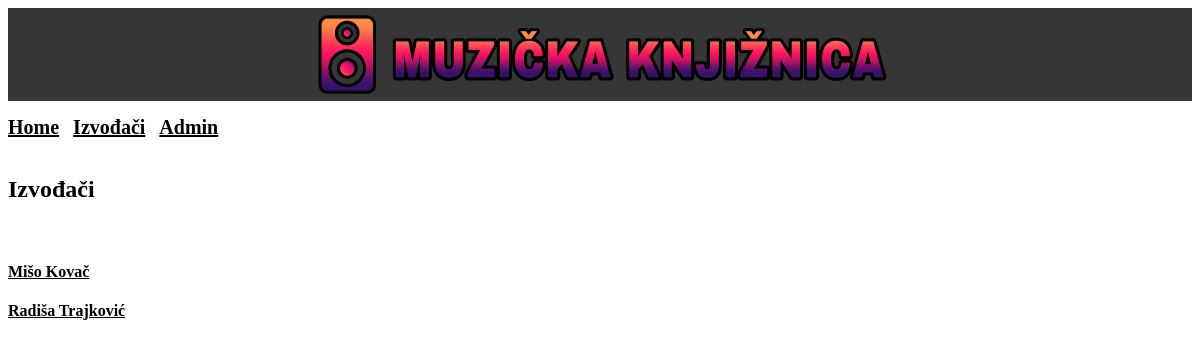
/izvodaci/, run on an earlier commit of the app's database.
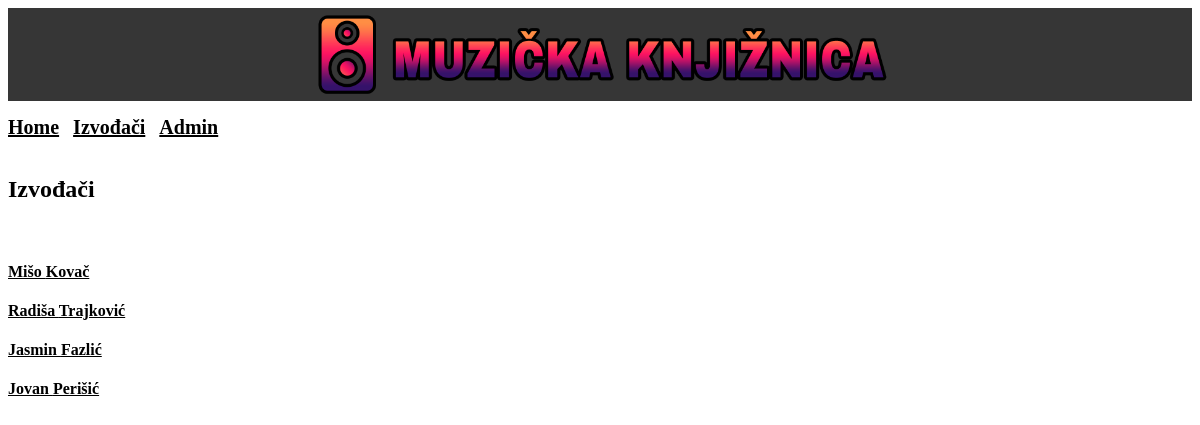
And on a later commit of the database.
### main/models.py (models this page shows, shortened)
class Izvodac(models.Model):
    izvodac_ime=models.CharField(max_length=50)
    izvodac_prezime=models.CharField(max_length=50)
    datum_rođenja=models.DateField()
    dodatne_informacije_izvodaca=models.CharField(max_length=100, blank=True)

### main/views.py (the view)
# urls.py: path('izvodaci/', IzvodacList.as_view()),
class IzvodacList(ListView):
    model = Izvodac

### templates/main/izvodac_list.html
{% extends "base_generic.html" %}
{% block content %}
<br>
<h2> Izvođači </h2>
<br>
{% for izvodac in object_list %}
    <div class="album">
        <h4><a href="/izvodaci/{{ izvodac.izvodac_prezime }}">{{ izvodac.izvodac_ime }} {{ izvodac.izvodac_prezime }}</a></h4>
    </div>
{% endfor %}
{% endblock %}

### templates/base_generic.html (shortened to what this page needs)
<!DOCTYPE html>
<html lang="en">
<head>
    {% load static %}
    <link rel="stylesheet" type="text/css" href="{% static 'css/style.css' %}">
</head>
<body>
    <div class="test">
        {% load static %}
        <a href="/"><img class="traka" src="{% static 'images/traka.png' %}" alt="My image"></a>
    </div>
    <div id="sidebar" class="lista_block">
        {% block sidebar %}
        <a class="lista_elementi" href="/">Home</a>
        <a class="lista_elementi" href="/izvodaci">Izvođači</a>
        <a class="lista_elementi" href="/admin">Admin</a>
        {% endblock %}
    </div>
    <div class="content">
        {% block content %}
        {% endblock %}
    </div>
</body>
</html>

### main/static/css/style.css (style rules this page uses)
.traka { width: 50%; justify-content: center; display: flex; margin-left: auto; margin-right: auto; }
.test { background-color: #363636; }
.lista_block { padding-top: 15px; }
.lista_elementi { padding-right: 10px; font-size: 20px; color: black; font-weight: bold; }
a { color: black; }

What changed in the data, as far as the page shows it:
added Izvodac: izvodac_ime "Jasmin", izvodac_prezime "Fazlić"
added Izvodac: izvodac_ime "Jovan", izvodac_prezime "Perišić"
